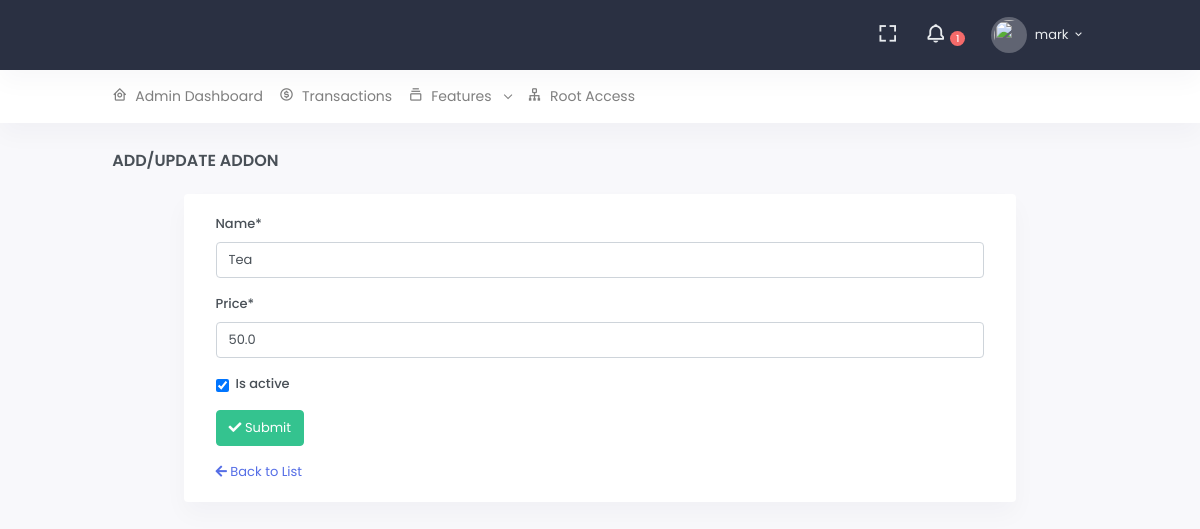
The app's page /a/addon/8/change/ (signed in) with its own data.
### src/accounts/models.py (models this page shows, shortened)
class User(AbstractUser):
    GENDER_CHOICE = (
        ('m', 'Male'),
        ('f', 'Female'),
        ('o', 'Other'),
    )
    is_customer = models.BooleanField(default=False, help_text="This account belongs to customer")
    profile_image = models.ImageField(
        null=True, blank=True,
        upload_to='images/profiles/',
        verbose_name="Profile Picture", help_text="Profile image must be 150*150 in size of png, jpg or jpeg"
    )
    gender = models.CharField(max_length=1, null=True, blank=True, choices=GENDER_CHOICE)
    about = models.TextField(null=True, blank=True, help_text="Tell us something interesting about yourself")
    address = models.TextField(blank=True, null=True)
    phone_number = models.CharField(max_length=15, null=True, blank=True)
    class Meta:
        verbose_name_plural = "Users"

### src/portals/admins/models.py (models this page shows, shortened)
class AddOn(models.Model):
    name = models.CharField(max_length=255)
    price = models.FloatField(null=False, blank=False)
    description = models.TextField(null=True, blank=True)
    is_active = models.BooleanField(default=True)
    class Meta:
        verbose_name_plural = 'Add Ons'
        ordering = ['-id']

### src/portals/admins/views.py (the view)
# urls.py: path('addon/<int:pk>/change/', AddonUpdateView.as_view(), name='addon-update-view'),
class AddonUpdateView(UpdateView):
    queryset = AddOn.objects.all()
    fields = ['name', 'price', 'is_active']
    success_url = reverse_lazy('admin-portal:addon-list-view')

### src/portals/admins/templates/admins/addon_form.html (shortened to what this page needs)
{% extends 'core/base.html' %}
{% load static %}
{% load crispy_forms_tags %}
{% block page_heading %}
    Add/Update AddOn
{% endblock %}
{% block content %}
    <div class="row justify-content-center">
        <div class="card col-sm-10">
            <div class="card-body">
                <form method="post">
                    {{ form| crispy }}
                    <button class="btn btn-success" type="submit"><i class="fa fa-check"></i> Submit</button>
                </form>
                <div class="mt-3">
                    <a href="{% url 'admin-portal:addon-list-view' %}"><i class="fa fa-arrow-left"></i> Back to List</a>
                </div>
            </div>
        </div>
    </div>
{% endblock %}

### templates/core/base_head.html (shortened to what this page needs)
{% load static %}
<header id="page-topbar">
    <div class="navbar-header">
        <div class="d-flex">
            <div class="navbar-brand-box">
            </div>
        </div>
        <div class="d-flex">
            <div class="dropdown d-none d-lg-inline-block ml-1">
                <button type="button" class="btn header-item noti-icon waves-effect" data-toggle="fullscreen">
                    <i class="bx bx-fullscreen"></i>
                </button>
            </div>
            <div class="dropdown d-inline-block">
                <button type="button" class="btn header-item noti-icon waves-effect"
                        id="page-header-notifications-dropdown"
                        data-toggle="dropdown" aria-haspopup="true" aria-expanded="false">
                    <i class="bx bx-bell bx-tada"></i>
                    <span class="badge badge-danger badge-pill">
                        1
                    </span>
                </button>
            </div>
            <div class="dropdown d-inline-block">
                <button type="button" class="btn header-item waves-effect" id="page-header-user-dropdown"
                        data-toggle="dropdown" aria-haspopup="true" aria-expanded="false">
                    {% if request.user.profile_image %}
                        <img class="rounded-circle header-profile-user" src="{% static 'images/user.png' %}" alt="Header Avatar">
                    {% else %}
                         <img class="rounded-circle header-profile-user" src="{% static 'images/user.png' %}">
                    {% endif %}
                    <span class="d-none d-xl-inline-block ml-1">{{ request.user.username }}</span>
                    <i class="mdi mdi-chevron-down d-none d-xl-inline-block"></i>
                </button>
            </div>
        </div>
    </div>
</header>
<div class="topnav">
    <div class="container-fluid">
        <nav class="navbar navbar-light navbar-expand-lg topnav-menu">
            <div class="collapse navbar-collapse" id="topnav-menu-content">
                <ul class="navbar-nav">
                    {% if request.user.is_authenticated %}
                        {% if request.user.is_superuser %}
                            {% include 'core/include/admin_header.html' %}
                        {% elif request.user.is_staff %}
                            {% include 'core/include/organizer_header.html' %}
                        {% else %}
                            {% include 'core/include/customer_header.html' %}
                        {% endif %}
                    {% endif %}
                </ul>
            </div>
        </nav>
    </div>
</div>

### records on screen
User: user.username "mark"
AddOn: name "Tea", price "50.0", is_active "☑"
